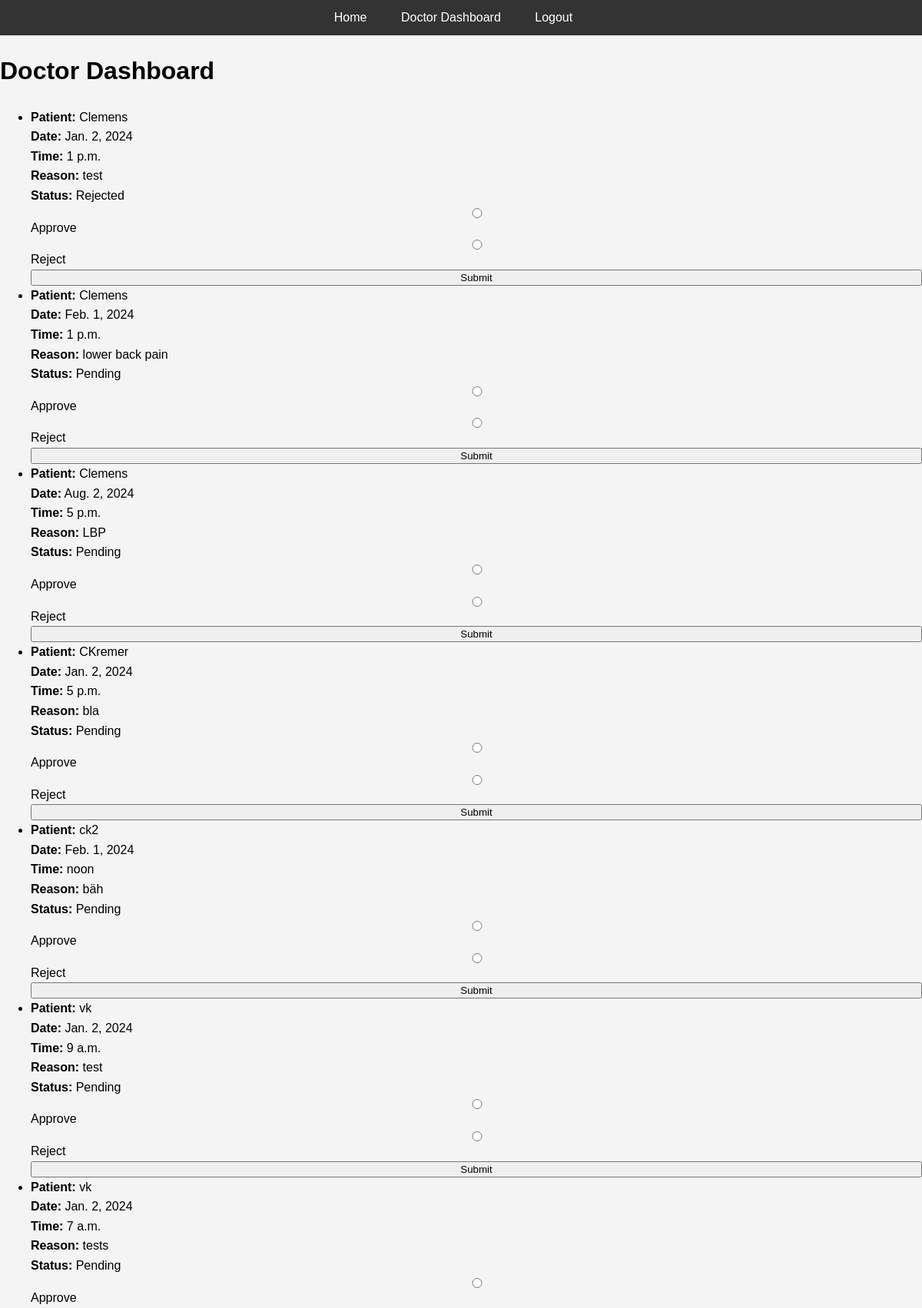
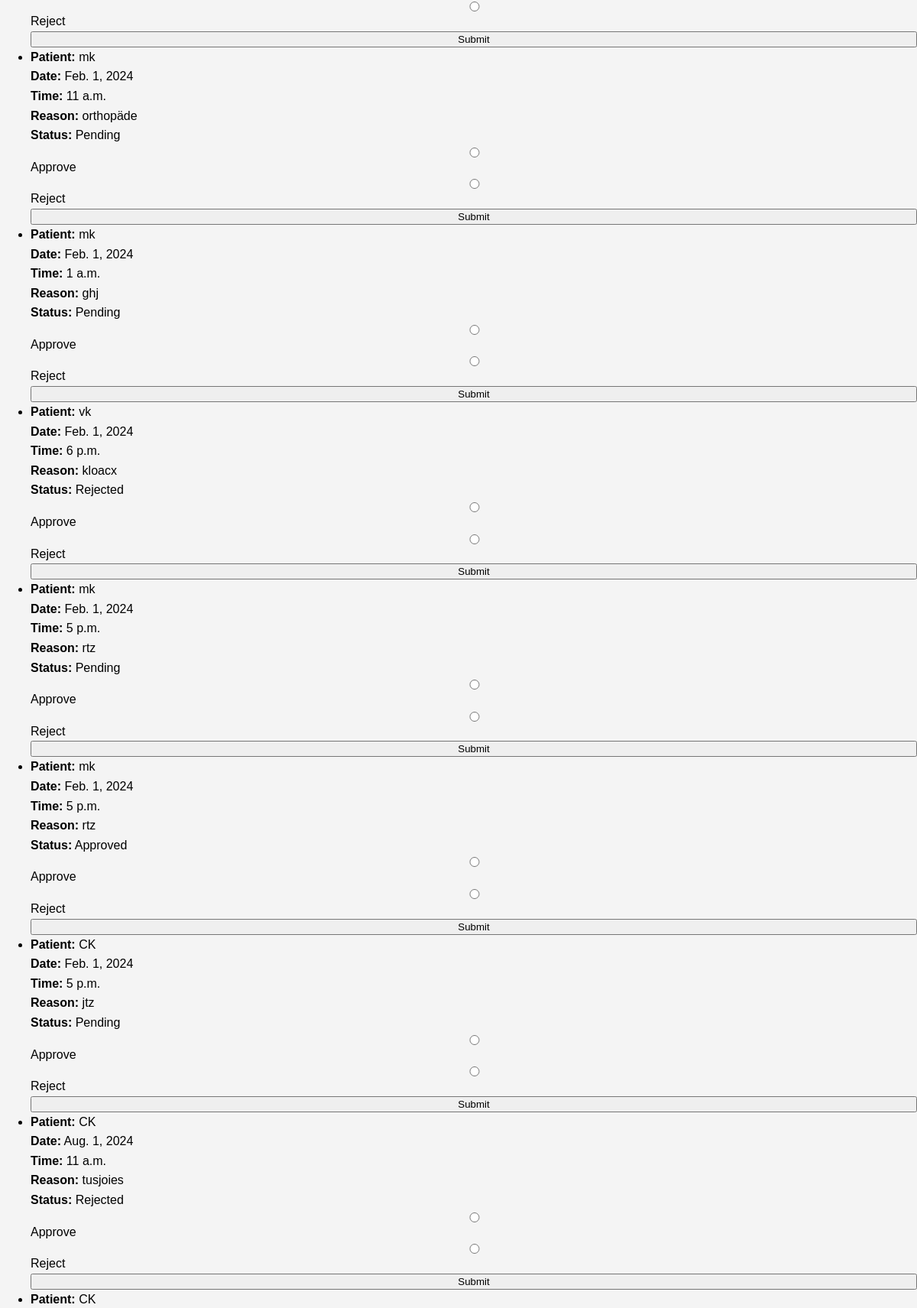
Screenshot of /bookings/doctor_dashboard/ (signed in, upper part) with the database file from the repository (2 pictures, top to bottom).
### bookings/models.py (models this page shows, shortened)
class Appointment(models.Model):
    STATUS_CHOICES = [
        ('pending', 'Pending'),
        ('approved', 'Approved'),
        ('rejected', 'Rejected'),
    ]
    patient = models.ForeignKey(Patient, on_delete=models.CASCADE)
    doctor = models.ForeignKey(Doctor, on_delete=models.CASCADE)
    date = models.DateField()
    time = models.TimeField()
    reason = models.TextField()
    status = models.CharField(max_length=10, choices=STATUS_CHOICES, default='pending')

class Patient(models.Model):
    SEX_CHOICES = [
        ('M', 'Male'),
        ('F', 'Female'),
        ('O', 'Other'),
    ]
    user = models.OneToOneField(User, on_delete=models.CASCADE)
    phone = models.CharField(max_length=15)
    address = models.CharField(max_length=255)
    sex = models.CharField(max_length=1, choices=SEX_CHOICES)

### bookings/views.py (the view, shortened to what this page needs)
# urls.py: path('doctor_dashboard/', views.doctor_dashboard, name='doctor_dashboard'),
@login_required
def doctor_dashboard(request):
    try:
        doctor = request.user.doctor
        appointments = Appointment.objects.filter(doctor=doctor)
    except ObjectDoesNotExist:
        doctor = None
        appointments = []
    return render(request, 'doctor_dashboard.html', {'appointments': appointments, 'doctor': doctor})

### bookings/context_processors.py (called while the page is built)
def user_roles(request):
    if request.user.is_authenticated:
        is_patient = Patient.objects.filter(user=request.user).exists()
        is_doctor = Doctor.objects.filter(user=request.user).exists()
        return {
            'is_patient': is_patient,
            'is_doctor': is_doctor,
        }
    return {}

### bookings/templates/doctor_dashboard.html (shortened to what this page needs)
{% load static %}
<!DOCTYPE html>
<html lang="en">
<head>
    <link rel="stylesheet" type="text/css" href="{% static 'css/styles.css' %}">
</head>
<body>
    <header>
        <nav>
            <ul>
                <li><a href="{% url 'index' %}">Home</a></li>
                {% if user.is_authenticated %}
                    {% if user.doctor %}
                        <li><a href="{% url 'doctor_dashboard' %}">Doctor Dashboard</a></li>
                    {% endif %}
                    <li><a href="{% url 'logout' %}">Logout</a></li>
                {% else %}
                    <li><a href="{% url 'login' %}">Login</a></li>
                    <li><a href="{% url 'register_patient' %}">Register</a></li>
                {% endif %}
            </ul>
        </nav>
    </header>
    <h1>Doctor Dashboard</h1>
    <ul>
        {% for appointment in appointments %}
            <li>
                <strong>Patient:</strong> {{ appointment.patient.user.username }}<br>
                <strong>Date:</strong> {{ appointment.date }}<br>
                <strong>Time:</strong> {{ appointment.time }}<br>
                <strong>Reason:</strong> {{ appointment.reason }}<br>
                <strong>Status:</strong>
                {% if appointment.status == 'approved' %}
                    Approved
                {% elif appointment.status == 'rejected' %}
                    Rejected
                {% else %}
                    Pending
                {% endif %}
                <br>
                <form method="post">
                    <input type="radio" id="approve" name="action" value="approve">
                    <label for="approve">Approve</label>
                    <input type="radio" id="reject" name="action" value="reject">
                    <label for="reject">Reject</label>
                    <button type="submit">Submit</button>
                </form>
            </li>
        {% endfor %}
    </ul>
</body>
</html>

### static/css/styles.css (style rules this page uses)
body { font-family: Arial, sans-serif; line-height: 1.6; background-color: #f4f4f4; margin: 0; padding: 0; }
header { background-color: #333; color: #fff; padding: 10px 0; }
header nav ul { list-style-type: none; padding: 0; margin: 0; text-align: center; }
header nav ul li { display: inline-block; margin-right: 20px; }
header nav ul li a { color: #fff; text-decoration: none; padding: 5px 10px; }
form { display: flex; flex-direction: column; }

### rows the page displays
Appointment: patient.user.username "Clemens", date "Jan. 2, 2024", time "1 p.m.", reason "test", status "Rejected"
Appointment: patient.user.username "Clemens", date "Feb. 1, 2024", time "1 p.m.", reason "lower back pain", status "Pending"
Appointment: patient.user.username "Clemens", date "Aug. 2, 2024", time "5 p.m.", reason "LBP", status "Pending"
Appointment: patient.user.username "CKremer", date "Jan. 2, 2024", time "5 p.m.", reason "bla", status "Pending"
Appointment: patient.user.username "ck2", date "Feb. 1, 2024", time "noon", reason "bäh", status "Pending"
Appointment: patient.user.username "vk", date "Jan. 2, 2024", time "9 a.m.", reason "test", status "Pending"
Appointment: patient.user.username "vk", date "Jan. 2, 2024", time "7 a.m.", reason "tests", status "Pending"
Appointment: patient.user.username "mk", date "Feb. 1, 2024", time "11 a.m.", reason "orthopäde", status "Pending"
Appointment: patient.user.username "mk", date "Feb. 1, 2024", time "1 a.m.", reason "ghj", status "Pending"
Appointment: patient.user.username "vk", date "Feb. 1, 2024", time "6 p.m.", reason "kloacx", status "Rejected"
Appointment: patient.user.username "mk", date "Feb. 1, 2024", time "5 p.m.", reason "rtz", status "Pending"
Appointment: patient.user.username "mk", date "Feb. 1, 2024", time "5 p.m.", reason "rtz", status "Approved"
Appointment: patient.user.username "CK", date "Feb. 1, 2024", time "5 p.m.", reason "jtz", status "Pending"
Appointment: patient.user.username "CK", date "Aug. 1, 2024", time "11 a.m.", reason "tusjoies", status "Rejected"
Appointment: patient.user.username "CK"
